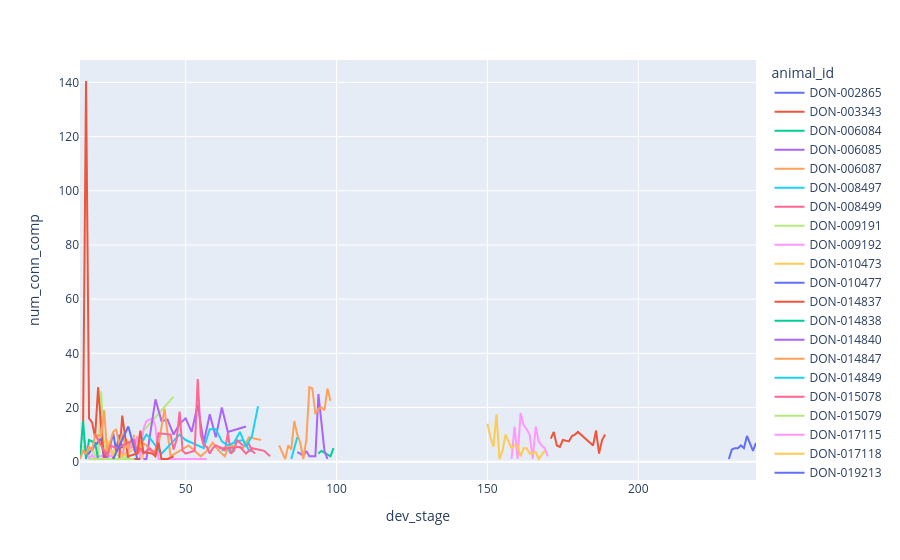

Notebook cell for this chart:
### Markdown cell above
As we've done with the number of neurons before, we can look at how the number of connected components varies per animal (rather than the summary distributions per developmental window above).

### Code cell
fig = px.line(
    summaries_df_connect_thresh, x="dev_stage", y="num_conn_comp", color="animal_id"
)
fig.show()

### Figure 1 — Plotly figure (JSON) as saved in the notebook; plotly's stock layout.template omitted (floating-point values rounded to 4 significant figures)
{"data": [{"hovertemplate": "animal_id=DON-002865<br>dev_stage=%{x}<br>num_conn_comp=%{y}<extra></extra>", "legendgroup": "DON-002865", "line": {"color": "#636efa", "dash": "solid"}, "marker": {"symbol": "circle"}, "mode": "lines", "name": "DON-002865", "orientation": "v", "showlegend": true, "type": "scatter", "x": [230, 231, 232, 233, 234, 235, 236, 238, 239], "xaxis": "x", "y": [1.0, 4.5, 5.0, 5.0, 6.0, 5.0, 9.5, 4.0, 7.0], "yaxis": "y"}, {"hovertemplate": "animal_id=DON-003343<br>dev_stage=%{x}<br>num_conn_comp=%{y}<extra></extra>", "legendgroup": "DON-003343", "line": {"color": "#EF553B", "dash": "solid"}, "marker": {"symbol": "circle"}, "mode": "lines", "name": "DON-003343", "orientation": "v", "showlegend": true, "type": "scatter", "x": [171, 172, 173, 174, 175, 177, 178, 179, 180, 184, 185, 186, 187, 188, 189], "xaxis": "x", "y": [8.5, 11.0, 6.0, 5.5, 8.0, 7.5, 9.5, 10.0, 11.0, 7.0, 6.0, 11.5, 3.0, 8.0, 10.0], "yaxis": "y"}, {"hovertemplate": "animal_id=DON-006084<br>dev_stage=%{x}<br>num_conn_comp=%{y}<extra></extra>", "legendgroup": "DON-006084", "line": {"color": "#00cc96", "dash": "solid"}, "marker": {"symbol": "circle"}, "mode": "lines", "name": "DON-006084", "orientation": "v", "showlegend": true, "type": "scatter", "x": [20], "xaxis": "x", "y": [1.0], "yaxis": "y"}, {"hovertemplate": "animal_id=DON-006085<br>dev_stage=%{x}<br>num_conn_comp=%{y}<extra></extra>", "legendgroup": "DON-006085", "line": {"color": "#ab63fa", "dash": "solid"}, "marker": {"symbol": "circle"}, "mode": "lines", "name": "DON-006085", "orientation": "v", "showlegend": true, "type": "scatter", "x": [19, 20, 22, 23, 24, 25, 26, 27, 28], "xaxis": "x", "y": [4.0, 6.5, 6.5, 5.0, 1.0, 6.0, 1.0, 1.0, 1.0], "yaxis": "y"}, {"hovertemplate": "animal_id=DON-006087<br>dev_stage=%{x}<br>num_conn_comp=%{y}<extra></extra>", "legendgroup": "DON-006087", "line": {"color": "#FFA15A", "dash": "solid"}, "marker": {"symbol": "circle"}, "mode": "lines", "name": "DON-006087", "orientation": "v", "showlegend": true, "type": "scatter", "x": [26, 28, 29, 30, 31, 32, 33], "xaxis": "x", "y": [1.0, 1.0, 1.0, 8.5, 7.0, 5.0, 10.0], "yaxis": "y"}, {"hovertemplate": "animal_id=DON-008497<br>dev_stage=%{x}<br>num_conn_comp=%{y}<extra></extra>", "legendgroup": "DON-008497", "line": {"color": "#19d3f3", "dash": "solid"}, "marker": {"symbol": "circle"}, "mode": "lines", "name": "DON-008497", "orientation": "v", "showlegend": true, "type": "scatter", "x": [62, 63, 64, 65, 67, 69, 70, 71, 72], "xaxis": "x", "y": [4.0, 5.0, 5.0, 3.0, 7.5, 8.0, 6.5, 4.0, 4.0], "yaxis": "y"}, {"hovertemplate": "animal_id=DON-008499<br>dev_stage=%{x}<br>num_conn_comp=%{y}<extra></extra>", "legendgroup": "DON-008499", "line": {"color": "#FF6692", "dash": "solid"}, "marker": {"symbol": "circle"}, "mode": "lines", "name": "DON-008499", "orientation": "v", "showlegend": true, "type": "scatter", "x": [61, 62, 63, 64, 65, 66, 67, 69, 70, 71, 72, 73], "xaxis": "x", "y": [5.0, 5.0, 4.0, 10.5, 3.0, 4.0, 8.0, 6.0, 6.0, 6.5, 4.0, 3.0], "yaxis": "y"}, {"hovertemplate": "animal_id=DON-009191<br>dev_stage=%{x}<br>num_conn_comp=%{y}<extra></extra>", "legendgroup": "DON-009191", "line": {"color": "#B6E880", "dash": "solid"}, "marker": {"symbol": "circle"}, "mode": "lines", "name": "DON-009191", "orientation": "v", "showlegend": true, "type": "scatter", "x": [16, 17, 18, 19, 20, 21, 22, 23, 24, 25, 30, 31, 46], "xaxis": "x", "y": [6.0, 2.0, 4.0, 4.5, 2.5, 1.0, 26.0, 4.0, 7.0, 4.0, 1.0, 5.0, 24.0], "yaxis": "y"}, {"hovertemplate": "animal_id=DON-009192<br>dev_stage=%{x}<br>num_conn_comp=%{y}<extra></extra>", "legendgroup": "DON-009192", "line": {"color": "#FF97FF", "dash": "solid"}, "marker": {"symbol": "circle"}, "mode": "lines", "name": "DON-009192", "orientation": "v", "showlegend": true, "type": "scatter", "x": [16, 18, 19, 20, 21, 22, 23, 24, 25, 27, 31, 32, 33, 34, 35, 36, 37, 39, 40, 41, 42, 48, 49, 53, 56, 57], "xaxis": "x", "y": [9.0, 1.0, 2.5, 1.0, 2.0, 2.0, 2.0, 4.0, 2.0, 4.0, 3.0, 7.0, 5.0, 9.5, 1.0, 12.0, 15.0, 16.0, 13.0, 1.0, 1.0, 1.0, 1.0, 1.0, 1.0, 1.0], "yaxis": "y"}, {"hovertemplate": "animal_id=DON-010473<br>dev_stage=%{x}<br>num_conn_comp=%{y}<extra></extra>", "legendgroup": "DON-010473", "line": {"color": "#FECB52", "dash": "solid"}, "marker": {"symbol": "circle"}, "mode": "lines", "name": "DON-010473", "orientation": "v", "showlegend": true, "type": "scatter", "x": [21, 22, 24, 26, 27, 29, 35, 36], "xaxis": "x", "y": [10.0, 6.5, 8.0, 2.0, 7.0, 2.0, 6.0, 1.0], "yaxis": "y"}, {"hovertemplate": "animal_id=DON-010477<br>dev_stage=%{x}<br>num_conn_comp=%{y}<extra></extra>", "legendgroup": "DON-010477", "line": {"color": "#636efa", "dash": "solid"}, "marker": {"symbol": "circle"}, "mode": "lines", "name": "DON-010477", "orientation": "v", "showlegend": true, "type": "scatter", "x": [16, 17, 18, 19, 22, 23, 25, 26, 27, 28, 29], "xaxis": "x", "y": [4.0, 3.0, 3.0, 5.0, 8.5, 1.0, 6.0, 10.5, 4.0, 10.0, 5.0], "yaxis": "y"}, {"hovertemplate": "animal_id=DON-014837<br>dev_stage=%{x}<br>num_conn_comp=%{y}<extra></extra>", "legendgroup": "DON-014837", "line": {"color": "#EF553B", "dash": "solid"}, "marker": {"symbol": "circle"}, "mode": "lines", "name": "DON-014837", "orientation": "v", "showlegend": true, "type": "scatter", "x": [16, 17, 18, 19, 20, 21, 22, 23, 25, 28, 29, 31, 34, 35], "xaxis": "x", "y": [10.0, 140.5, 16.0, 14.5, 9.0, 27.5, 13.0, 1.0, 1.0, 1.0, 17.0, 1.0, 1.0, 1.0], "yaxis": "y"}, {"hovertemplate": "animal_id=DON-014838<br>dev_stage=%{x}<br>num_conn_comp=%{y}<extra></extra>", "legendgroup": "DON-014838", "line": {"color": "#00cc96", "dash": "solid"}, "marker": {"symbol": "circle"}, "mode": "lines", "name": "DON-014838", "orientation": "v", "showlegend": true, "type": "scatter", "x": [15, 16, 17, 18, 20, 21, 22, 24, 25, 26, 28, 29, 30], "xaxis": "x", "y": [1.0, 15.0, 1.0, 8.0, 7.0, 1.0, 1.0, 1.0, 1.0, 1.0, 1.0, 1.0, 1.0], "yaxis": "y"}, {"hovertemplate": "animal_id=DON-014840<br>dev_stage=%{x}<br>num_conn_comp=%{y}<extra></extra>", "legendgroup": "DON-014840", "line": {"color": "#ab63fa", "dash": "solid"}, "marker": {"symbol": "circle"}, "mode": "lines", "name": "DON-014840", "orientation": "v", "showlegend": true, "type": "scatter", "x": [36, 37, 40, 42, 44, 46, 48, 50, 52, 54, 56, 58, 60, 62, 64, 70], "xaxis": "x", "y": [1.0, 1.0, 23.0, 15.0, 15.5, 10.0, 14.0, 16.0, 11.0, 21.0, 7.0, 17.5, 9.0, 20.0, 11.0, 13.0], "yaxis": "y"}, {"hovertemplate": "animal_id=DON-014847<br>dev_stage=%{x}<br>num_conn_comp=%{y}<extra></extra>", "legendgroup": "DON-014847", "line": {"color": "#FFA15A", "dash": "solid"}, "marker": {"symbol": "circle"}, "mode": "lines", "name": "DON-014847", "orientation": "v", "showlegend": true, "type": "scatter", "x": [15, 16, 17, 18, 19, 20, 22, 23, 24, 25, 26, 27, 28, 29, 30, 31, 32, 33, 34, 35, 37, 39, 41, 43, 45, 51, 55, 57, 59, 61, 63, 64, 65, 69, 71, 75], "xaxis": "x", "y": [1.0, 4.0, 3.0, 5.5, 4.0, 10.0, 9.5, 19.0, 3.5, 7.0, 11.0, 12.0, 6.0, 10.5, 6.0, 5.0, 8.5, 4.0, 3.0, 7.5, 6.0, 3.0, 6.0, 19.5, 2.0, 6.0, 2.0, 4.0, 7.0, 4.0, 2.0, 5.0, 6.0, 5.0, 9.0, 8.0], "yaxis": "y"}, {"hovertemplate": "animal_id=DON-014849<br>dev_stage=%{x}<br>num_conn_comp=%{y}<extra></extra>", "legendgroup": "DON-014849", "line": {"color": "#19d3f3", "dash": "solid"}, "marker": {"symbol": "circle"}, "mode": "lines", "name": "DON-014849", "orientation": "v", "showlegend": true, "type": "scatter", "x": [35, 36, 37, 38, 42, 48, 50, 56, 58, 60, 62, 64, 66, 68, 70, 72, 74], "xaxis": "x", "y": [9.0, 8.0, 10.0, 9.0, 3.0, 10.0, 8.0, 5.0, 12.0, 12.0, 7.5, 6.0, 7.0, 11.0, 5.5, 9.5, 20.5], "yaxis": "y"}, {"hovertemplate": "animal_id=DON-015078<br>dev_stage=%{x}<br>num_conn_comp=%{y}<extra></extra>", "legendgroup": "DON-015078", "line": {"color": "#FF6692", "dash": "solid"}, "marker": {"symbol": "circle"}, "mode": "lines", "name": "DON-015078", "orientation": "v", "showlegend": true, "type": "scatter", "x": [20, 24, 25, 27, 33, 34, 35, 36, 38, 39, 40, 41, 45, 46, 47, 48, 49, 50, 53, 54, 55, 56, 57, 58, 59, 60, 62, 64, 68, 70, 72, 76, 78], "xaxis": "x", "y": [10.0, 2.0, 6.0, 5.0, 8.0, 3.0, 5.0, 3.0, 5.0, 4.0, 3.0, 10.5, 10.0, 4.5, 8.0, 18.5, 4.0, 3.0, 4.0, 30.5, 10.0, 6.0, 5.5, 3.0, 5.0, 6.0, 5.0, 5.0, 5.5, 3.0, 5.0, 4.0, 2.0], "yaxis": "y"}, {"hovertemplate": "animal_id=DON-015079<br>dev_stage=%{x}<br>num_conn_comp=%{y}<extra></extra>", "legendgroup": "DON-015079", "line": {"color": "#B6E880", "dash": "solid"}, "marker": {"symbol": "circle"}, "mode": "lines", "name": "DON-015079", "orientation": "v", "showlegend": true, "type": "scatter", "x": [18, 32, 33], "xaxis": "x", "y": [1.0, 1.0, 1.0], "yaxis": "y"}, {"hovertemplate": "animal_id=DON-017115<br>dev_stage=%{x}<br>num_conn_comp=%{y}<extra></extra>", "legendgroup": "DON-017115", "line": {"color": "#FF97FF", "dash": "solid"}, "marker": {"symbol": "circle"}, "mode": "lines", "name": "DON-017115", "orientation": "v", "showlegend": true, "type": "scatter", "x": [158, 159, 160, 161, 162, 163, 164, 165, 166, 167, 168, 169, 170], "xaxis": "x", "y": [1.0, 13.0, 1.0, 18.0, 13.5, 12.0, 10.0, 1.0, 13.0, 7.5, 6.0, 5.0, 2.0], "yaxis": "y"}, {"hovertemplate": "animal_id=DON-017118<br>dev_stage=%{x}<br>num_conn_comp=%{y}<extra></extra>", "legendgroup": "DON-017118", "line": {"color": "#FECB52", "dash": "solid"}, "marker": {"symbol": "circle"}, "mode": "lines", "name": "DON-017118", "orientation": "v", "showlegend": true, "type": "scatter", "x": [150, 151, 152, 153, 154, 155, 156, 157, 158, 159, 160, 161, 162, 163, 164, 166, 167, 169], "xaxis": "x", "y": [14.0, 9.0, 5.5, 17.5, 1.0, 4.0, 10.0, 7.5, 5.0, 6.0, 6.0, 2.0, 5.0, 5.0, 3.0, 3.5, 1.0, 4.0], "yaxis": "y"}, {"hovertemplate": "animal_id=DON-019213<br>dev_stage=%{x}<br>num_conn_comp=%{y}<extra></extra>", "legendgroup": "DON-019213", "line": {"color": "#636efa", "dash": "solid"}, "marker": {"symbol": "circle"}, "mode": "lines", "name": "DON-019213", "orientation": "v", "showlegend": true, "type": "scatter", "x": [26, 31, 34], "xaxis": "x", "y": [1.0, 13.0, 1.0], "yaxis": "y"}, {"hovertemplate": "animal_id=DON-019542<br>dev_stage=%{x}<br>num_conn_comp=%{y}<extra></extra>", "legendgroup": "DON-019542", "line": {"color": "#EF553B", "dash": "solid"}, "marker": {"symbol": "circle"}, "mode": "lines", "name": "DON-019542", "orientation": "v", "showlegend": true, "type": "scatter", "x": [31, 34, 35, 36, 39, 40, 41, 42, 43, 44, 46], "xaxis": "x", "y": [2.0, 3.0, 11.5, 3.5, 3.0, 2.0, 7.0, 1.0, 1.0, 1.0, 2.0], "yaxis": "y"}, {"hovertemplate": "animal_id=DON-019608<br>dev_stage=%{x}<br>num_conn_comp=%{y}<extra></extra>", "legendgroup": "DON-019608", "line": {"color": "#00cc96", "dash": "solid"}, "marker": {"symbol": "circle"}, "mode": "lines", "name": "DON-019608", "orientation": "v", "showlegend": true, "type": "scatter", "x": [94, 95, 98, 99], "xaxis": "x", "y": [3.0, 4.0, 2.0, 5.0], "yaxis": "y"}, {"hovertemplate": "animal_id=DON-019609<br>dev_stage=%{x}<br>num_conn_comp=%{y}<extra></extra>", "legendgroup": "DON-019609", "line": {"color": "#ab63fa", "dash": "solid"}, "marker": {"symbol": "circle"}, "mode": "lines", "name": "DON-019609", "orientation": "v", "showlegend": true, "type": "scatter", "x": [87, 88, 89, 90, 91, 93, 94, 96, 97], "xaxis": "x", "y": [3.5, 3.0, 2.0, 4.0, 2.0, 2.0, 25.0, 4.0, 1.0], "yaxis": "y"}, {"hovertemplate": "animal_id=DON-019747<br>dev_stage=%{x}<br>num_conn_comp=%{y}<extra></extra>", "legendgroup": "DON-019747", "line": {"color": "#FFA15A", "dash": "solid"}, "marker": {"symbol": "circle"}, "mode": "lines", "name": "DON-019747", "orientation": "v", "showlegend": true, "type": "scatter", "x": [81, 83, 84, 85, 86, 87, 88, 89, 90, 91, 92, 93, 94, 95, 96, 97, 98], "xaxis": "x", "y": [6.0, 1.0, 6.0, 4.5, 15.0, 10.0, 7.0, 1.0, 8.0, 27.5, 27.0, 17.5, 19.5, 20.0, 19.0, 27.0, 22.5], "yaxis": "y"}, {"hovertemplate": "animal_id=DON-019748<br>dev_stage=%{x}<br>num_conn_comp=%{y}<extra></extra>", "legendgroup": "DON-019748", "line": {"color": "#19d3f3", "dash": "solid"}, "marker": {"symbol": "circle"}, "mode": "lines", "name": "DON-019748", "orientation": "v", "showlegend": true, "type": "scatter", "x": [85, 87], "xaxis": "x", "y": [1.0, 9.0], "yaxis": "y"}], "layout": {"legend": {"title": {"text": "animal_id"}, "tracegroupgap": 0}, "margin": {"t": 60}, "xaxis": {"anchor": "y", "domain": [0.0, 1.0], "title": {"text": "dev_stage"}}, "yaxis": {"anchor": "x", "domain": [0.0, 1.0], "title": {"text": "num_conn_comp"}}}}
